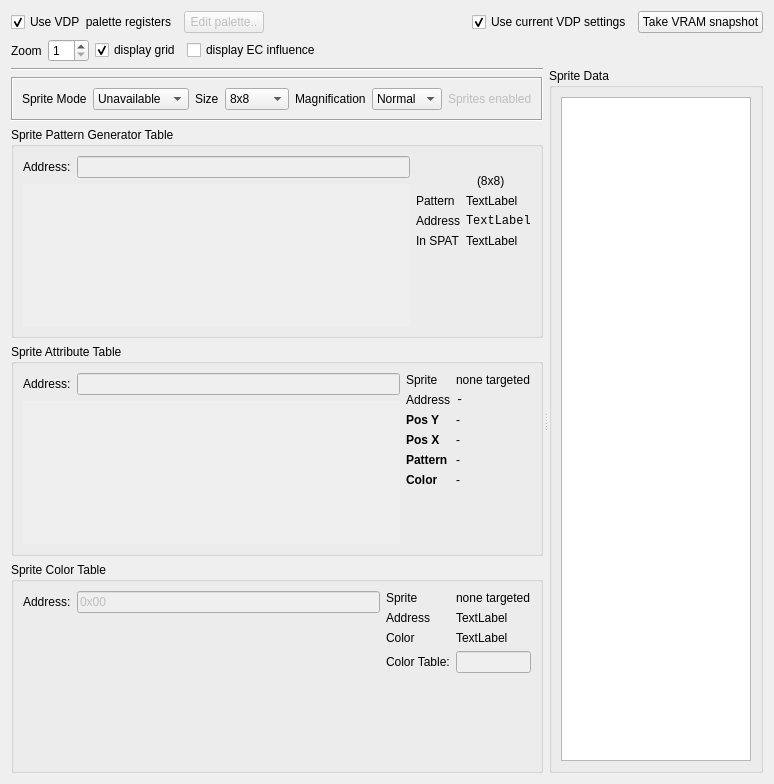
<?xml version="1.0" encoding="UTF-8"?>
<ui version="4.0">
 <class>SpriteViewer</class>
 <widget class="QDialog" name="SpriteViewer">
  <property name="geometry">
   <rect>
    <x>0</x>
    <y>0</y>
    <width>774</width>
    <height>784</height>
   </rect>
  </property>
  <property name="windowTitle">
   <string>Dialog</string>
  </property>
  <layout class="QVBoxLayout" name="verticalLayout_7" stretch="0,0,20">
   <item>
    <layout class="QHBoxLayout" name="horizontalLayout_7">
     <item>
      <widget class="QCheckBox" name="useVDPPalette">
       <property name="text">
        <string>Use VDP  palette registers</string>
       </property>
       <property name="checked">
        <bool>true</bool>
       </property>
      </widget>
     </item>
     <item>
      <widget class="QPushButton" name="editPaletteButton">
       <property name="enabled">
        <bool>false</bool>
       </property>
       <property name="text">
        <string>Edit palette..</string>
       </property>
      </widget>
     </item>
     <item>
      <spacer name="horizontalSpacer_7">
       <property name="orientation">
        <enum>Qt::Horizontal</enum>
       </property>
       <property name="sizeHint" stdset="0">
        <size>
         <width>40</width>
         <height>20</height>
        </size>
       </property>
      </spacer>
     </item>
     <item>
      <widget class="QCheckBox" name="useVDPRegisters">
       <property name="text">
        <string>Use current VDP settings</string>
       </property>
       <property name="checked">
        <bool>true</bool>
       </property>
      </widget>
     </item>
     <item>
      <widget class="QPushButton" name="refreshButton">
       <property name="sizePolicy">
        <sizepolicy hsizetype="Preferred" vsizetype="Fixed">
         <horstretch>0</horstretch>
         <verstretch>0</verstretch>
        </sizepolicy>
       </property>
       <property name="text">
        <string>Take VRAM snapshot</string>
       </property>
      </widget>
     </item>
    </layout>
   </item>
   <item>
    <layout class="QHBoxLayout" name="horizontalLayout_10">
     <item>
      <widget class="QLabel" name="label_2">
       <property name="text">
        <string>Zoom</string>
       </property>
      </widget>
     </item>
     <item>
      <widget class="QSpinBox" name="sp_zoom">
       <property name="minimum">
        <number>1</number>
       </property>
       <property name="maximum">
        <number>32</number>
       </property>
      </widget>
     </item>
     <item>
      <widget class="QCheckBox" name="cb_displaygrid">
       <property name="text">
        <string>display grid</string>
       </property>
       <property name="checked">
        <bool>true</bool>
       </property>
      </widget>
     </item>
     <item>
      <widget class="QCheckBox" name="cb_ecinfluence">
       <property name="toolTip">
        <string>In spritemode2 the ECC bit can be set per line, shifting the sprite line 32 pixels to the left. In sprite mode 1 the entire sprite is shifted</string>
       </property>
       <property name="text">
        <string>display EC influence</string>
       </property>
      </widget>
     </item>
     <item>
      <spacer name="horizontalSpacer_8">
       <property name="orientation">
        <enum>Qt::Horizontal</enum>
       </property>
       <property name="sizeHint" stdset="0">
        <size>
         <width>40</width>
         <height>20</height>
        </size>
       </property>
      </spacer>
     </item>
    </layout>
   </item>
   <item>
    <widget class="QSplitter" name="splitter">
     <property name="orientation">
      <enum>Qt::Horizontal</enum>
     </property>
     <property name="handleWidth">
      <number>6</number>
     </property>
     <widget class="QWidget" name="layoutWidget">
      <layout class="QVBoxLayout" name="verticalLayout_5">
       <item>
        <widget class="Line" name="line">
         <property name="orientation">
          <enum>Qt::Horizontal</enum>
         </property>
        </widget>
       </item>
       <item>
        <widget class="QFrame" name="frame">
         <property name="frameShape">
          <enum>QFrame::Box</enum>
         </property>
         <property name="frameShadow">
          <enum>QFrame::Sunken</enum>
         </property>
         <layout class="QHBoxLayout" name="horizontalLayout">
          <item>
           <widget class="QLabel" name="label">
            <property name="text">
             <string>Sprite Mode</string>
            </property>
           </widget>
          </item>
          <item>
           <widget class="QComboBox" name="cb_spritemode">
            <item>
             <property name="text">
              <string>Unavailable</string>
             </property>
            </item>
            <item>
             <property name="text">
              <string>1</string>
             </property>
            </item>
            <item>
             <property name="text">
              <string>2</string>
             </property>
            </item>
           </widget>
          </item>
          <item>
           <spacer name="horizontalSpacer">
            <property name="orientation">
             <enum>Qt::Horizontal</enum>
            </property>
            <property name="sizeHint" stdset="0">
             <size>
              <width>13</width>
              <height>17</height>
             </size>
            </property>
           </spacer>
          </item>
          <item>
           <spacer name="horizontalSpacer_9">
            <property name="orientation">
             <enum>Qt::Horizontal</enum>
            </property>
            <property name="sizeHint" stdset="0">
             <size>
              <width>40</width>
              <height>20</height>
             </size>
            </property>
           </spacer>
          </item>
          <item>
           <widget class="QLabel" name="label_size">
            <property name="text">
             <string>Size</string>
            </property>
           </widget>
          </item>
          <item>
           <widget class="QComboBox" name="cb_size">
            <item>
             <property name="text">
              <string>8x8</string>
             </property>
            </item>
            <item>
             <property name="text">
              <string>16x16</string>
             </property>
            </item>
           </widget>
          </item>
          <item>
           <spacer name="horizontalSpacer_2">
            <property name="orientation">
             <enum>Qt::Horizontal</enum>
            </property>
            <property name="sizeHint" stdset="0">
             <size>
              <width>13</width>
              <height>17</height>
             </size>
            </property>
           </spacer>
          </item>
          <item>
           <spacer name="horizontalSpacer_10">
            <property name="orientation">
             <enum>Qt::Horizontal</enum>
            </property>
            <property name="sizeHint" stdset="0">
             <size>
              <width>40</width>
              <height>20</height>
             </size>
            </property>
           </spacer>
          </item>
          <item>
           <widget class="QLabel" name="label_mag">
            <property name="text">
             <string>Magnification</string>
            </property>
           </widget>
          </item>
          <item>
           <widget class="QComboBox" name="cb_mag">
            <item>
             <property name="text">
              <string>Normal</string>
             </property>
            </item>
            <item>
             <property name="text">
              <string>Double</string>
             </property>
            </item>
           </widget>
          </item>
          <item>
           <spacer name="horizontalSpacer_3">
            <property name="orientation">
             <enum>Qt::Horizontal</enum>
            </property>
            <property name="sizeHint" stdset="0">
             <size>
              <width>13</width>
              <height>17</height>
             </size>
            </property>
           </spacer>
          </item>
          <item>
           <widget class="QLabel" name="label_spritesenabled">
            <property name="enabled">
             <bool>false</bool>
            </property>
            <property name="text">
             <string>Sprites enabled</string>
            </property>
           </widget>
          </item>
         </layout>
        </widget>
       </item>
       <item>
        <widget class="QGroupBox" name="gb_spgt">
         <property name="sizePolicy">
          <sizepolicy hsizetype="Preferred" vsizetype="Minimum">
           <horstretch>0</horstretch>
           <verstretch>0</verstretch>
          </sizepolicy>
         </property>
         <property name="title">
          <string>Sprite Pattern Generator Table</string>
         </property>
         <layout class="QHBoxLayout" name="horizontalLayout_4" stretch="111,1">
          <item>
           <layout class="QVBoxLayout" name="verticalLayout">
            <item>
             <layout class="QHBoxLayout" name="horizontalLayout_2">
              <item>
               <widget class="QLabel" name="label_5">
                <property name="sizePolicy">
                 <sizepolicy hsizetype="Preferred" vsizetype="Minimum">
                  <horstretch>0</horstretch>
                  <verstretch>0</verstretch>
                 </sizepolicy>
                </property>
                <property name="text">
                 <string>Address:</string>
                </property>
               </widget>
              </item>
              <item>
               <widget class="QLineEdit" name="le_patterntable">
                <property name="enabled">
                 <bool>false</bool>
                </property>
               </widget>
              </item>
             </layout>
            </item>
            <item>
             <widget class="QScrollArea" name="scrollArea">
              <property name="frameShape">
               <enum>QFrame::NoFrame</enum>
              </property>
              <property name="horizontalScrollBarPolicy">
               <enum>Qt::ScrollBarAlwaysOff</enum>
              </property>
              <property name="sizeAdjustPolicy">
               <enum>QAbstractScrollArea::AdjustToContents</enum>
              </property>
              <property name="widgetResizable">
               <bool>true</bool>
              </property>
              <property name="alignment">
               <set>Qt::AlignLeading|Qt::AlignLeft|Qt::AlignTop</set>
              </property>
              <widget class="QWidget" name="scrollAreaWidgetContents">
               <property name="geometry">
                <rect>
                 <x>0</x>
                 <y>0</y>
                 <width>420</width>
                 <height>129</height>
                </rect>
               </property>
               <layout class="QVBoxLayout" name="verticalLayout_8">
                <property name="spacing">
                 <number>0</number>
                </property>
                <property name="leftMargin">
                 <number>0</number>
                </property>
                <property name="topMargin">
                 <number>0</number>
                </property>
                <property name="bottomMargin">
                 <number>0</number>
                </property>
                <item>
                 <widget class="QWidget" name="spritePatternGenerator_widget" native="true">
                  <property name="sizePolicy">
                   <sizepolicy hsizetype="MinimumExpanding" vsizetype="Expanding">
                    <horstretch>0</horstretch>
                    <verstretch>0</verstretch>
                   </sizepolicy>
                  </property>
                  <property name="minimumSize">
                   <size>
                    <width>128</width>
                    <height>128</height>
                   </size>
                  </property>
                  <property name="maximumSize">
                   <size>
                    <width>512</width>
                    <height>512</height>
                   </size>
                  </property>
                 </widget>
                </item>
               </layout>
              </widget>
             </widget>
            </item>
           </layout>
          </item>
          <item>
           <layout class="QVBoxLayout" name="verticalLayout_2">
            <item>
             <layout class="QHBoxLayout" name="horizontalLayout_3">
              <item>
               <widget class="QWidget" name="single_spritePatternGenerator_widget" native="true">
                <property name="sizePolicy">
                 <sizepolicy hsizetype="Minimum" vsizetype="Minimum">
                  <horstretch>0</horstretch>
                  <verstretch>0</verstretch>
                 </sizepolicy>
                </property>
                <property name="minimumSize">
                 <size>
                  <width>32</width>
                  <height>32</height>
                 </size>
                </property>
                <property name="maximumSize">
                 <size>
                  <width>64</width>
                  <height>64</height>
                 </size>
                </property>
               </widget>
              </item>
              <item>
               <widget class="QLabel" name="label_spgt_size">
                <property name="sizePolicy">
                 <sizepolicy hsizetype="Minimum" vsizetype="Minimum">
                  <horstretch>0</horstretch>
                  <verstretch>0</verstretch>
                 </sizepolicy>
                </property>
                <property name="text">
                 <string>(8x8)</string>
                </property>
                <property name="alignment">
                 <set>Qt::AlignBottom|Qt::AlignLeading|Qt::AlignLeft</set>
                </property>
               </widget>
              </item>
             </layout>
            </item>
            <item>
             <layout class="QFormLayout" name="formLayout">
              <item row="0" column="0">
               <widget class="QLabel" name="label_7">
                <property name="text">
                 <string>Pattern</string>
                </property>
               </widget>
              </item>
              <item row="0" column="1">
               <widget class="QLabel" name="label_spgt_pat">
                <property name="text">
                 <string>TextLabel</string>
                </property>
               </widget>
              </item>
              <item row="1" column="0">
               <widget class="QLabel" name="label_8">
                <property name="text">
                 <string>Address</string>
                </property>
               </widget>
              </item>
              <item row="1" column="1">
               <widget class="QLabel" name="label_spg_adr">
                <property name="font">
                 <font>
                  <family>Monospace</family>
                 </font>
                </property>
                <property name="text">
                 <string>TextLabel</string>
                </property>
               </widget>
              </item>
              <item row="2" column="0">
               <widget class="QLabel" name="label_9">
                <property name="text">
                 <string>In SPAT</string>
                </property>
               </widget>
              </item>
              <item row="2" column="1">
               <widget class="QLabel" name="label_spg_inspat">
                <property name="text">
                 <string>TextLabel</string>
                </property>
               </widget>
              </item>
             </layout>
            </item>
            <item>
             <spacer name="verticalSpacer">
              <property name="orientation">
               <enum>Qt::Vertical</enum>
              </property>
              <property name="sizeType">
               <enum>QSizePolicy::MinimumExpanding</enum>
              </property>
              <property name="sizeHint" stdset="0">
               <size>
                <width>20</width>
                <height>3</height>
               </size>
              </property>
             </spacer>
            </item>
           </layout>
          </item>
         </layout>
        </widget>
       </item>
       <item>
        <widget class="QGroupBox" name="gb_spat">
         <property name="sizePolicy">
          <sizepolicy hsizetype="Preferred" vsizetype="Minimum">
           <horstretch>0</horstretch>
           <verstretch>0</verstretch>
          </sizepolicy>
         </property>
         <property name="title">
          <string>Sprite Attribute Table</string>
         </property>
         <layout class="QHBoxLayout" name="horizontalLayout_6" stretch="3,1">
          <item>
           <layout class="QVBoxLayout" name="verticalLayout_3">
            <item>
             <layout class="QHBoxLayout" name="horizontalLayout_5">
              <item>
               <widget class="QLabel" name="label_14">
                <property name="text">
                 <string>Address:</string>
                </property>
               </widget>
              </item>
              <item>
               <widget class="QLineEdit" name="le_attributentable">
                <property name="enabled">
                 <bool>false</bool>
                </property>
               </widget>
              </item>
             </layout>
            </item>
            <item>
             <widget class="QScrollArea" name="scrollArea_2">
              <property name="frameShape">
               <enum>QFrame::NoFrame</enum>
              </property>
              <property name="horizontalScrollBarPolicy">
               <enum>Qt::ScrollBarAlwaysOff</enum>
              </property>
              <property name="sizeAdjustPolicy">
               <enum>QAbstractScrollArea::AdjustToContents</enum>
              </property>
              <property name="widgetResizable">
               <bool>true</bool>
              </property>
              <property name="alignment">
               <set>Qt::AlignLeading|Qt::AlignLeft|Qt::AlignTop</set>
              </property>
              <widget class="QWidget" name="scrollAreaWidgetContents_2">
               <property name="geometry">
                <rect>
                 <x>0</x>
                 <y>0</y>
                 <width>404</width>
                 <height>129</height>
                </rect>
               </property>
               <layout class="QVBoxLayout" name="verticalLayout_9">
                <property name="spacing">
                 <number>0</number>
                </property>
                <property name="leftMargin">
                 <number>0</number>
                </property>
                <property name="topMargin">
                 <number>0</number>
                </property>
                <property name="bottomMargin">
                 <number>0</number>
                </property>
                <item>
                 <widget class="QWidget" name="spriteAttributeTable_widget" native="true">
                  <property name="sizePolicy">
                   <sizepolicy hsizetype="MinimumExpanding" vsizetype="Expanding">
                    <horstretch>0</horstretch>
                    <verstretch>0</verstretch>
                   </sizepolicy>
                  </property>
                  <property name="minimumSize">
                   <size>
                    <width>128</width>
                    <height>128</height>
                   </size>
                  </property>
                  <property name="maximumSize">
                   <size>
                    <width>512</width>
                    <height>512</height>
                   </size>
                  </property>
                 </widget>
                </item>
               </layout>
              </widget>
             </widget>
            </item>
           </layout>
          </item>
          <item>
           <layout class="QFormLayout" name="formLayout_2">
            <item row="0" column="0">
             <widget class="QLabel" name="label_16">
              <property name="text">
               <string>Sprite</string>
              </property>
             </widget>
            </item>
            <item row="0" column="1">
             <widget class="QLabel" name="label_spat_sprite">
              <property name="text">
               <string>none targeted</string>
              </property>
             </widget>
            </item>
            <item row="1" column="0">
             <widget class="QLabel" name="label_18">
              <property name="text">
               <string>Address</string>
              </property>
             </widget>
            </item>
            <item row="1" column="1">
             <widget class="QLabel" name="label_spat_adr">
              <property name="font">
               <font>
                <family>Monospace</family>
               </font>
              </property>
              <property name="text">
               <string>-</string>
              </property>
             </widget>
            </item>
            <item row="2" column="0">
             <widget class="QLabel" name="label_20">
              <property name="font">
               <font>
                <bold>true</bold>
               </font>
              </property>
              <property name="text">
               <string>Pos Y</string>
              </property>
             </widget>
            </item>
            <item row="2" column="1">
             <widget class="QLabel" name="label_spat_posy">
              <property name="text">
               <string>-</string>
              </property>
             </widget>
            </item>
            <item row="3" column="0">
             <widget class="QLabel" name="label_21">
              <property name="font">
               <font>
                <bold>true</bold>
               </font>
              </property>
              <property name="text">
               <string>Pos X</string>
              </property>
             </widget>
            </item>
            <item row="3" column="1">
             <widget class="QLabel" name="label_spat_posx">
              <property name="text">
               <string>-</string>
              </property>
             </widget>
            </item>
            <item row="4" column="0">
             <widget class="QLabel" name="label_24">
              <property name="font">
               <font>
                <bold>true</bold>
               </font>
              </property>
              <property name="text">
               <string>Pattern</string>
              </property>
             </widget>
            </item>
            <item row="4" column="1">
             <widget class="QLabel" name="label_spat_pattern">
              <property name="text">
               <string>-</string>
              </property>
             </widget>
            </item>
            <item row="5" column="0">
             <widget class="QLabel" name="label_22">
              <property name="font">
               <font>
                <bold>true</bold>
               </font>
              </property>
              <property name="text">
               <string>Color</string>
              </property>
             </widget>
            </item>
            <item row="5" column="1">
             <widget class="QLabel" name="label_spat_color">
              <property name="text">
               <string>-</string>
              </property>
             </widget>
            </item>
           </layout>
          </item>
         </layout>
        </widget>
       </item>
       <item>
        <widget class="QGroupBox" name="gb_colpat">
         <property name="sizePolicy">
          <sizepolicy hsizetype="Preferred" vsizetype="Minimum">
           <horstretch>0</horstretch>
           <verstretch>0</verstretch>
          </sizepolicy>
         </property>
         <property name="title">
          <string>Sprite Color Table</string>
         </property>
         <layout class="QHBoxLayout" name="horizontalLayout_8" stretch="3,1">
          <item>
           <layout class="QVBoxLayout" name="verticalLayout_6">
            <item>
             <layout class="QHBoxLayout" name="horizontalLayout_9">
              <item>
               <widget class="QLabel" name="label_15">
                <property name="text">
                 <string>Address:</string>
                </property>
               </widget>
              </item>
              <item>
               <widget class="QLineEdit" name="le_colortable">
                <property name="enabled">
                 <bool>false</bool>
                </property>
                <property name="text">
                 <string>0x00</string>
                </property>
               </widget>
              </item>
             </layout>
            </item>
            <item>
             <widget class="QWidget" name="spriteColorTable_widget" native="true">
              <property name="sizePolicy">
               <sizepolicy hsizetype="MinimumExpanding" vsizetype="Expanding">
                <horstretch>0</horstretch>
                <verstretch>0</verstretch>
               </sizepolicy>
              </property>
              <property name="minimumSize">
               <size>
                <width>128</width>
                <height>128</height>
               </size>
              </property>
              <property name="maximumSize">
               <size>
                <width>512</width>
                <height>512</height>
               </size>
              </property>
             </widget>
            </item>
           </layout>
          </item>
          <item>
           <layout class="QFormLayout" name="formLayout_3">
            <item row="0" column="0">
             <widget class="QLabel" name="label_17">
              <property name="text">
               <string>Sprite</string>
              </property>
             </widget>
            </item>
            <item row="0" column="1">
             <widget class="QLabel" name="label_spat_sprite_2">
              <property name="text">
               <string>none targeted</string>
              </property>
             </widget>
            </item>
            <item row="1" column="0">
             <widget class="QLabel" name="label_19">
              <property name="text">
               <string>Address</string>
              </property>
             </widget>
            </item>
            <item row="1" column="1">
             <widget class="QLabel" name="label_spat_adr_2">
              <property name="text">
               <string>TextLabel</string>
              </property>
             </widget>
            </item>
            <item row="2" column="0">
             <widget class="QLabel" name="label_23">
              <property name="text">
               <string>Color</string>
              </property>
             </widget>
            </item>
            <item row="2" column="1">
             <widget class="QLabel" name="label_spat_color_2">
              <property name="text">
               <string>TextLabel</string>
              </property>
             </widget>
            </item>
            <item row="3" column="0">
             <widget class="QLabel" name="label_10">
              <property name="text">
               <string>Color Table:</string>
              </property>
             </widget>
            </item>
            <item row="3" column="1">
             <widget class="QLineEdit" name="le_color_colortable">
              <property name="enabled">
               <bool>false</bool>
              </property>
             </widget>
            </item>
           </layout>
          </item>
         </layout>
        </widget>
       </item>
      </layout>
     </widget>
     <widget class="QGroupBox" name="groupBox">
      <property name="sizePolicy">
       <sizepolicy hsizetype="Expanding" vsizetype="Expanding">
        <horstretch>0</horstretch>
        <verstretch>0</verstretch>
       </sizepolicy>
      </property>
      <property name="title">
       <string>Sprite Data</string>
      </property>
      <layout class="QVBoxLayout" name="verticalLayout_4">
       <item>
        <widget class="QPlainTextEdit" name="plainTextEdit"/>
       </item>
      </layout>
     </widget>
    </widget>
   </item>
  </layout>
 </widget>
 <resources/>
 <connections/>
</ui>
